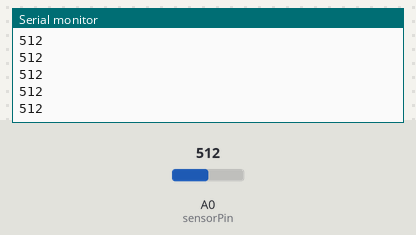
The sketch below on a simulated Arduino Uno, built with avr-gcc and run on an emulated ATmega328P. On the bench: the last lines printed to the serial monitor. Inputs (shaded band) come from the test bench; at power-on: A0 (sensorPin) = 512.

Above: at 1.2 s.
1.3 s: A0 (sensorPin) set to 716
At 2.4 s:
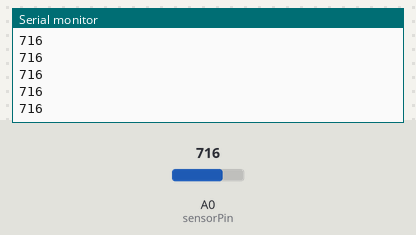
2.8 s: A0 (sensorPin) set to 900
At 3.6 s:
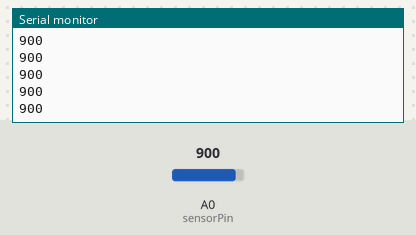
Timing chart, 0 to 5.8 s (numbered marks = the images above; inputs shaded):
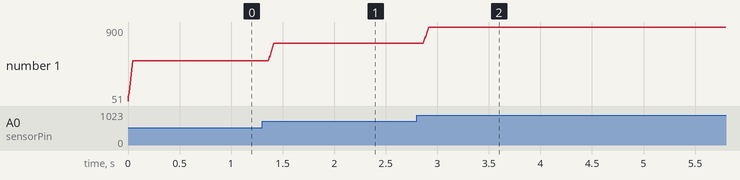

The sketch:

SmoothingSensorReadings.ino
```cpp
/*
SMOOTHING SENSORS
Jeff Thompson | 2013 | wwww.jeffreythompson.org

Analog sensors (and electronics in general) are messy!  They often
behave erratically and inconsistently from reading to reading.  We
can make this process better by keeping a running average of the past
N sensor readings, dropping the oldest reading and adding a new one.
While our sensor will be less responsive, it will also be more stable!

This sketch is meant to be a little more readable than the Arduino
example "Smoothing", though that example will have considerably
better performance.

** FOR LOOPS:
A very powerful (but sometimes confusing) construct, 'for' loops iterate
over a range of values; this is useful for going through a list (like
this example) or doing things like initializing lots of input/output pins.

The basic for loop structure:
  for (initial value; test condition; increment) {
  }

Or, with real code:
  for (int index=0; index<numValues; index++) {
    // do something here!  we can access the value 'index' as needed
  }

The variable 'index' starts at 0, and is tested each loop.  If it is less
than the # of values (the max of the loop), add one to it and execute some
code.  If it is now >= to the max for the loop, break out and continue
with the program!

*/

const int sensorPin =   A0;      // read sensor on analog pin 0
const int numReadings = 10;      // how many readings to average

int total =             0;       // keep a running total to average
int averageReading =    0;       // average sensor value
int index =             0;       // current position in the 'readings' list

int readings[numReadings];       // a list (called an 'array') of the past N readings


void setup() {
  Serial.begin(9600);                        // start communication via USB

  // start the list of readings at all 0
  for (int i=0; i<numReadings; i++) {        // here we use a 'for loop'** - powerful but sometimes confusing!
    readings[i] = 0;                         // access each value in the array by it's index (i) and set to 0
  }
}


void loop() {

  // add a new reading to our list - do this at the 'index' position,
  // then update the index so we walk through the list
  readings[index] = analogRead(sensorPin);    // we get/change a value in the list by specifying a location
  index++;                                    // remember that ++ means to add 1 to the variable

  // if the index is now out of the range of our list, reset it to 0
  if (index >= numReadings) {
    index = 0;
  }

  // count up the items in the list, then figure out the average and print
  // it to the screen via USB
  total = 0;
  for (int i=0; i<numReadings; i++) {      // for loop again!
    total += readings[i];                  // add up the results
  }
  averageReading = total / numReadings;
  Serial.println(averageReading);

  // a slight delay will improve our program's stability
  delay(1);
}
```

Measured:
- after the input at 1.3 s, the serial monitor: prints a new line after 0.07 s (image 1)
- after the input at 2.8 s, the serial monitor: prints a new line after 0.07 s (image 2)
- plotted number 1: 512 → 716 after the input at 1.3 s, 716 → 900 after the input at 2.8 s
